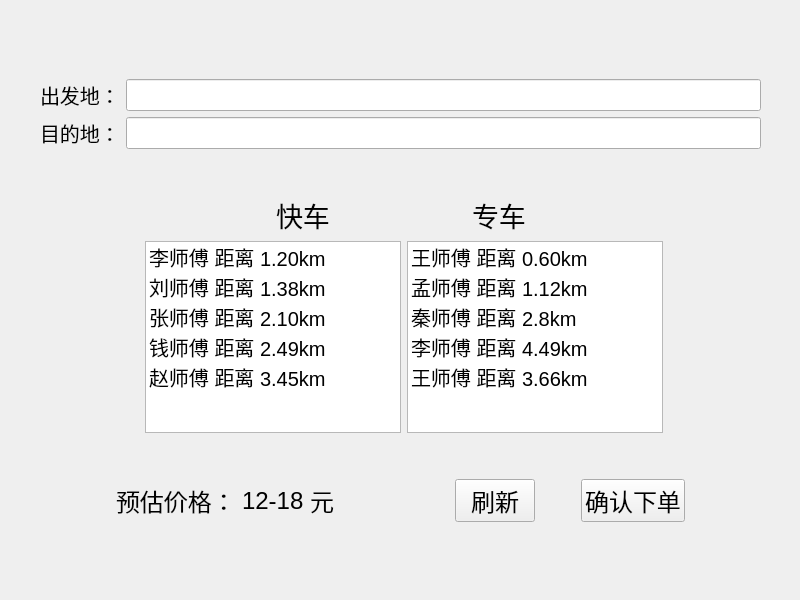
<?xml version="1.0" encoding="UTF-8"?>
<ui version="4.0">
 <class>user</class>
 <widget class="QWidget" name="user">
  <property name="geometry">
   <rect>
    <x>0</x>
    <y>0</y>
    <width>800</width>
    <height>600</height>
   </rect>
  </property>
  <property name="windowTitle">
   <string>Form</string>
  </property>
  <widget class="QWidget" name="layoutWidget">
   <property name="geometry">
    <rect>
     <x>0</x>
     <y>0</y>
     <width>801</width>
     <height>601</height>
    </rect>
   </property>
   <layout class="QVBoxLayout" name="verticalLayout">
    <item>
     <spacer name="verticalSpacer_2">
      <property name="orientation">
       <enum>Qt::Vertical</enum>
      </property>
      <property name="sizeHint" stdset="0">
       <size>
        <width>20</width>
        <height>40</height>
       </size>
      </property>
     </spacer>
    </item>
    <item>
     <layout class="QHBoxLayout" name="horizontalLayout_9">
      <item>
       <spacer name="horizontalSpacer_10">
        <property name="orientation">
         <enum>Qt::Horizontal</enum>
        </property>
        <property name="sizeType">
         <enum>QSizePolicy::Preferred</enum>
        </property>
        <property name="sizeHint" stdset="0">
         <size>
          <width>40</width>
          <height>20</height>
         </size>
        </property>
       </spacer>
      </item>
      <item>
       <layout class="QHBoxLayout" name="horizontalLayout_8">
        <item>
         <layout class="QVBoxLayout" name="verticalLayout_3">
          <item>
           <widget class="QLabel" name="label">
            <property name="font">
             <font>
              <pointsize>15</pointsize>
             </font>
            </property>
            <property name="text">
             <string>出发地：</string>
            </property>
           </widget>
          </item>
          <item>
           <widget class="QLabel" name="label_2">
            <property name="font">
             <font>
              <pointsize>15</pointsize>
             </font>
            </property>
            <property name="text">
             <string>目的地：</string>
            </property>
           </widget>
          </item>
         </layout>
        </item>
        <item>
         <layout class="QVBoxLayout" name="verticalLayout_4">
          <item>
           <widget class="QLineEdit" name="lineEdit">
            <property name="font">
             <font>
              <pointsize>15</pointsize>
             </font>
            </property>
           </widget>
          </item>
          <item>
           <widget class="QLineEdit" name="lineEdit_2">
            <property name="font">
             <font>
              <pointsize>15</pointsize>
             </font>
            </property>
           </widget>
          </item>
         </layout>
        </item>
       </layout>
      </item>
      <item>
       <spacer name="horizontalSpacer_11">
        <property name="orientation">
         <enum>Qt::Horizontal</enum>
        </property>
        <property name="sizeType">
         <enum>QSizePolicy::Maximum</enum>
        </property>
        <property name="sizeHint" stdset="0">
         <size>
          <width>40</width>
          <height>20</height>
         </size>
        </property>
       </spacer>
      </item>
     </layout>
    </item>
    <item>
     <spacer name="verticalSpacer">
      <property name="orientation">
       <enum>Qt::Vertical</enum>
      </property>
      <property name="sizeType">
       <enum>QSizePolicy::Minimum</enum>
      </property>
      <property name="sizeHint" stdset="0">
       <size>
        <width>20</width>
        <height>40</height>
       </size>
      </property>
     </spacer>
    </item>
    <item>
     <layout class="QHBoxLayout" name="horizontalLayout_3">
      <item>
       <spacer name="horizontalSpacer_4">
        <property name="orientation">
         <enum>Qt::Horizontal</enum>
        </property>
        <property name="sizeHint" stdset="0">
         <size>
          <width>40</width>
          <height>20</height>
         </size>
        </property>
       </spacer>
      </item>
      <item>
       <layout class="QGridLayout" name="gridLayout">
        <item row="1" column="2">
         <widget class="QListWidget" name="listWidget_2">
          <property name="font">
           <font>
            <pointsize>15</pointsize>
           </font>
          </property>
          <item>
           <property name="text">
            <string>王师傅 距离 0.60km</string>
           </property>
          </item>
          <item>
           <property name="text">
            <string>孟师傅 距离 1.12km</string>
           </property>
          </item>
          <item>
           <property name="text">
            <string>秦师傅 距离 2.8km</string>
           </property>
          </item>
          <item>
           <property name="text">
            <string>李师傅 距离 4.49km</string>
           </property>
          </item>
          <item>
           <property name="text">
            <string>王师傅 距离 3.66km</string>
           </property>
          </item>
         </widget>
        </item>
        <item row="0" column="0" colspan="3">
         <layout class="QHBoxLayout" name="horizontalLayout">
          <item>
           <spacer name="horizontalSpacer_2">
            <property name="orientation">
             <enum>Qt::Horizontal</enum>
            </property>
            <property name="sizeHint" stdset="0">
             <size>
              <width>40</width>
              <height>20</height>
             </size>
            </property>
           </spacer>
          </item>
          <item>
           <widget class="QLabel" name="label_6">
            <property name="font">
             <font>
              <pointsize>20</pointsize>
             </font>
            </property>
            <property name="text">
             <string>快车</string>
            </property>
           </widget>
          </item>
          <item>
           <spacer name="horizontalSpacer">
            <property name="orientation">
             <enum>Qt::Horizontal</enum>
            </property>
            <property name="sizeHint" stdset="0">
             <size>
              <width>40</width>
              <height>20</height>
             </size>
            </property>
           </spacer>
          </item>
          <item>
           <widget class="QLabel" name="label_7">
            <property name="font">
             <font>
              <pointsize>20</pointsize>
             </font>
            </property>
            <property name="text">
             <string>专车</string>
            </property>
           </widget>
          </item>
          <item>
           <spacer name="horizontalSpacer_3">
            <property name="orientation">
             <enum>Qt::Horizontal</enum>
            </property>
            <property name="sizeHint" stdset="0">
             <size>
              <width>40</width>
              <height>20</height>
             </size>
            </property>
           </spacer>
          </item>
         </layout>
        </item>
        <item row="1" column="1">
         <widget class="QListWidget" name="listWidget">
          <property name="font">
           <font>
            <pointsize>15</pointsize>
           </font>
          </property>
          <item>
           <property name="text">
            <string>李师傅 距离 1.20km</string>
           </property>
          </item>
          <item>
           <property name="text">
            <string>刘师傅 距离 1.38km</string>
           </property>
          </item>
          <item>
           <property name="text">
            <string>张师傅 距离 2.10km</string>
           </property>
          </item>
          <item>
           <property name="text">
            <string>钱师傅 距离 2.49km</string>
           </property>
          </item>
          <item>
           <property name="text">
            <string>赵师傅 距离 3.45km</string>
           </property>
          </item>
         </widget>
        </item>
       </layout>
      </item>
      <item>
       <spacer name="horizontalSpacer_5">
        <property name="orientation">
         <enum>Qt::Horizontal</enum>
        </property>
        <property name="sizeHint" stdset="0">
         <size>
          <width>40</width>
          <height>20</height>
         </size>
        </property>
       </spacer>
      </item>
     </layout>
    </item>
    <item>
     <spacer name="verticalSpacer_3">
      <property name="orientation">
       <enum>Qt::Vertical</enum>
      </property>
      <property name="sizeType">
       <enum>QSizePolicy::Minimum</enum>
      </property>
      <property name="sizeHint" stdset="0">
       <size>
        <width>20</width>
        <height>40</height>
       </size>
      </property>
     </spacer>
    </item>
    <item>
     <layout class="QHBoxLayout" name="horizontalLayout_7">
      <item>
       <spacer name="horizontalSpacer_8">
        <property name="font">
         <font>
          <pointsize>18</pointsize>
         </font>
        </property>
        <property name="orientation">
         <enum>Qt::Horizontal</enum>
        </property>
        <property name="sizeHint" stdset="0">
         <size>
          <width>40</width>
          <height>20</height>
         </size>
        </property>
       </spacer>
      </item>
      <item>
       <layout class="QHBoxLayout" name="horizontalLayout_2">
        <item>
         <widget class="QLabel" name="label_5">
          <property name="font">
           <font>
            <pointsize>18</pointsize>
           </font>
          </property>
          <property name="text">
           <string>预估价格：</string>
          </property>
         </widget>
        </item>
        <item>
         <widget class="QLabel" name="label_8">
          <property name="font">
           <font>
            <pointsize>18</pointsize>
           </font>
          </property>
          <property name="text">
           <string>12-18</string>
          </property>
         </widget>
        </item>
        <item>
         <widget class="QLabel" name="label_9">
          <property name="font">
           <font>
            <pointsize>18</pointsize>
           </font>
          </property>
          <property name="text">
           <string>元</string>
          </property>
         </widget>
        </item>
       </layout>
      </item>
      <item>
       <spacer name="horizontalSpacer_7">
        <property name="orientation">
         <enum>Qt::Horizontal</enum>
        </property>
        <property name="sizeType">
         <enum>QSizePolicy::Expanding</enum>
        </property>
        <property name="sizeHint" stdset="0">
         <size>
          <width>40</width>
          <height>20</height>
         </size>
        </property>
       </spacer>
      </item>
      <item>
       <widget class="QPushButton" name="pushButton_2">
        <property name="font">
         <font>
          <pointsize>18</pointsize>
         </font>
        </property>
        <property name="text">
         <string>刷新</string>
        </property>
       </widget>
      </item>
      <item>
       <spacer name="horizontalSpacer_6">
        <property name="orientation">
         <enum>Qt::Horizontal</enum>
        </property>
        <property name="sizeType">
         <enum>QSizePolicy::Ignored</enum>
        </property>
        <property name="sizeHint" stdset="0">
         <size>
          <width>40</width>
          <height>20</height>
         </size>
        </property>
       </spacer>
      </item>
      <item>
       <widget class="QPushButton" name="pushButton">
        <property name="font">
         <font>
          <pointsize>18</pointsize>
         </font>
        </property>
        <property name="text">
         <string>确认下单</string>
        </property>
       </widget>
      </item>
      <item>
       <spacer name="horizontalSpacer_9">
        <property name="orientation">
         <enum>Qt::Horizontal</enum>
        </property>
        <property name="sizeHint" stdset="0">
         <size>
          <width>40</width>
          <height>20</height>
         </size>
        </property>
       </spacer>
      </item>
     </layout>
    </item>
    <item>
     <spacer name="verticalSpacer_4">
      <property name="orientation">
       <enum>Qt::Vertical</enum>
      </property>
      <property name="sizeType">
       <enum>QSizePolicy::Expanding</enum>
      </property>
      <property name="sizeHint" stdset="0">
       <size>
        <width>20</width>
        <height>40</height>
       </size>
      </property>
     </spacer>
    </item>
   </layout>
  </widget>
 </widget>
 <resources/>
 <connections/>
</ui>
